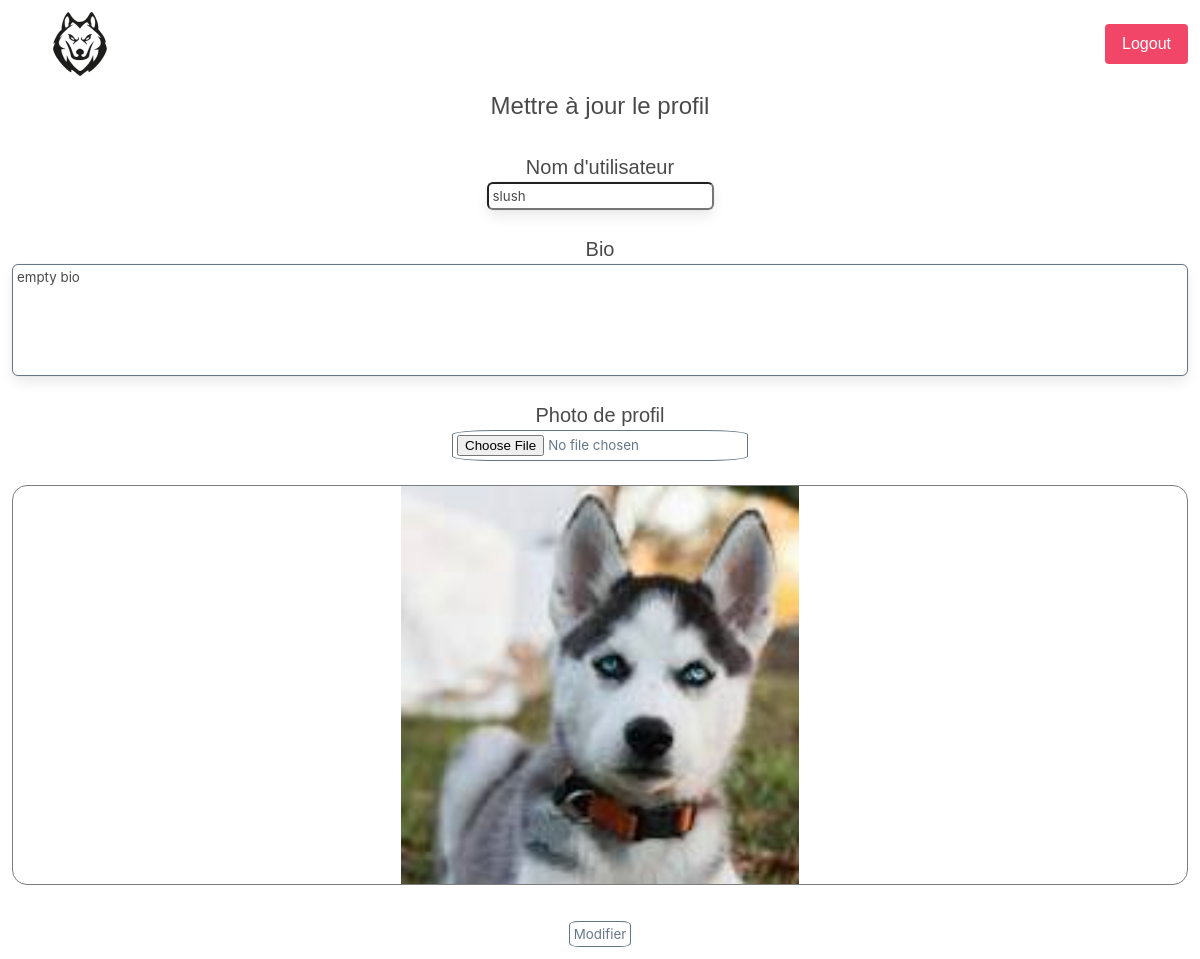
The app's page /views/profile/update_profile.php (signed in) with its own data.
### tables this page shows
CREATE TABLE IF NOT EXISTS `users` (
  `user_id` int NOT NULL AUTO_INCREMENT,
  `username` varchar(30) NOT NULL,
  `email` varchar(50) NOT NULL,
  `password` varchar(255) NOT NULL,
  `bio` varchar(500) NOT NULL DEFAULT 'empty bio',
  `profile_pic` varchar(500) DEFAULT NULL,
  PRIMARY KEY (`user_id`)
);

### views/profile/update_profile.php (the view, shortened to what this page needs)
<?php
include "../../components/header.php";
include "../../components/navbar.php";
require "../../components/db.php";
$user_id = $_SESSION['user']["id"];
$username = $_SESSION['user']["username"];
$pp_user = $_SESSION['user']["profile_pic"];
$sql = "SELECT username, profile_pic, bio FROM users WHERE user_id = :user_id";
$stmt = $db->prepare($sql);
$stmt->bindParam(':user_id', $user_id, PDO::PARAM_INT);
$stmt->execute();
$user_info = $stmt->fetch(PDO::FETCH_ASSOC);
if ($user_info) {
    $username = htmlspecialchars($user_info['username']);
    $pp_user = htmlspecialchars($user_info['profile_pic']);
    $bio = htmlspecialchars($user_info['bio']);
}
?>
<div class="p-3">
    <form method="post" class="is-flex columns is-flex-direction-column is-justify-content-center is-align-items-center" enctype="multipart/form-data">
        <div class="cp-container pb-4">
            <p class="is-size-4">
                Mettre à jour le profil
            </p>
        </div>
        <div class="cp-description is-size-5 column is-flex is-flex-direction-column is-align-items-center control">
            <label for="username">Nom d'utilisateur</label>
            <input class="p-1 box" type="text" name="username" id="username" value="<?= $username ?>">
        </div>
        <div class="is-size-5 cp-description column is-flex is-flex-direction-column is-align-items-center control">
            <label for="bio">Bio</label>
            <textarea maxlength="500" class="p-1 box" name="bio" id="bio"><?= $bio ?></textarea>
        </div>
        <div class="is-size-5 cp-assets column is-flex is-flex-direction-column is-align-items-center control">
            <label for="profile_pic">Photo de profil</label>
            <input type="file" name="profile_pic" class="p-1 c-button"></input>
        </div>
        <div class="is-size-5 assets pb-3 image column is-flex is-flex-direction-column is-align-items-center control">
            <img src="<?= $pp_user ?>" alt="Profile image" class="" style="max-height: 25rem; object-fit: contain;">
        </div>
        <div class="is-flex column is-flex is-flex-direction-column is-align-items-center control">
            <button class="mt-3 p-1 c-button" type="submit">Modifier</button>
        </div>
    </form>
</div>

### stylesheet/style.css (style rules this page uses)
* { padding: 0; margin: 0; box-sizing: border-box; }
.c-button { background-color: transparent; color: #657786; border: 1px solid #657786; border-radius: 15%; }
.control { width: 100%; display: flex; flex-direction: row; justify-content: space-evenly; }
body { font-family: "router", sans-serif; min-height: 100vh; min-width: 100%; }
.cp-container { width: 100%; display: flex; justify-content: space-evenly; }
textarea { border-radius: 25px; resize: none; width: 100%; height: 7rem; background-color: transparent; border: 1px solid #657786; color: #F5F8FA; }
.cp-description { width: 100%; }
.assets img { border: 1px solid #7D7D7D; border-radius: 15px; }

### records on screen
users: username "slush", bio "empty bio", profile_pic (picture)
